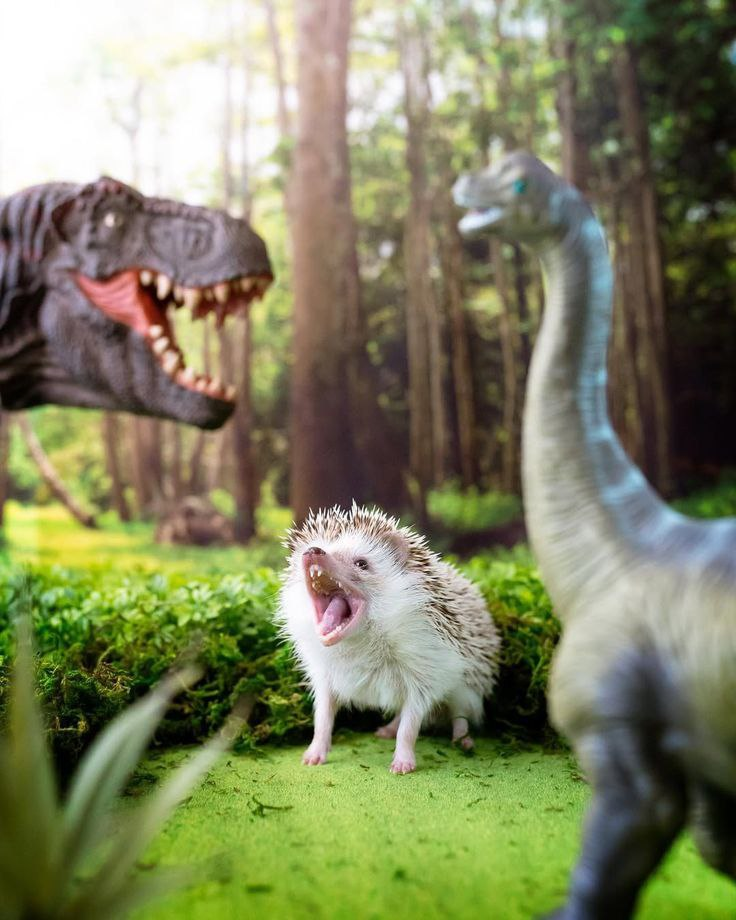
//> input picture Lab12.2/test.jpg, 736 x 920 px
$ ./Lab12.2   (built with g++ and OpenCV 4)
//> lines starting //> are read from the running program, lines starting //| are printed output that depends on the picture; after the words box and inside, x2 and y2 are one past the last pixel; in counts of white or black regions, pixels touching at a corner belong together
#include <opencv2/opencv.hpp>
#include <iostream>
#include <vector>
#include <string>

using namespace cv;
using namespace std;

class ContourProcessor {
private:
    Mat srcImage;
    Mat grayImage;
    Mat binaryImage;

    vector<vector<Point>> contours;
    vector<Vec4i> hierarchy;

public:
    ContourProcessor(const string& filename) {
//> called with filename = "test.jpg"
        srcImage = imread(filename);
//> srcImage is the input picture: 920 rows x 736 cols, CV_8UC3; mean B, G, R 96.2, 130.6, 127.3
        if (srcImage.empty()) {
            throw runtime_error("Error: Could not load image at " + filename);
        }
        cvtColor(srcImage, grayImage, COLOR_BGR2GRAY);
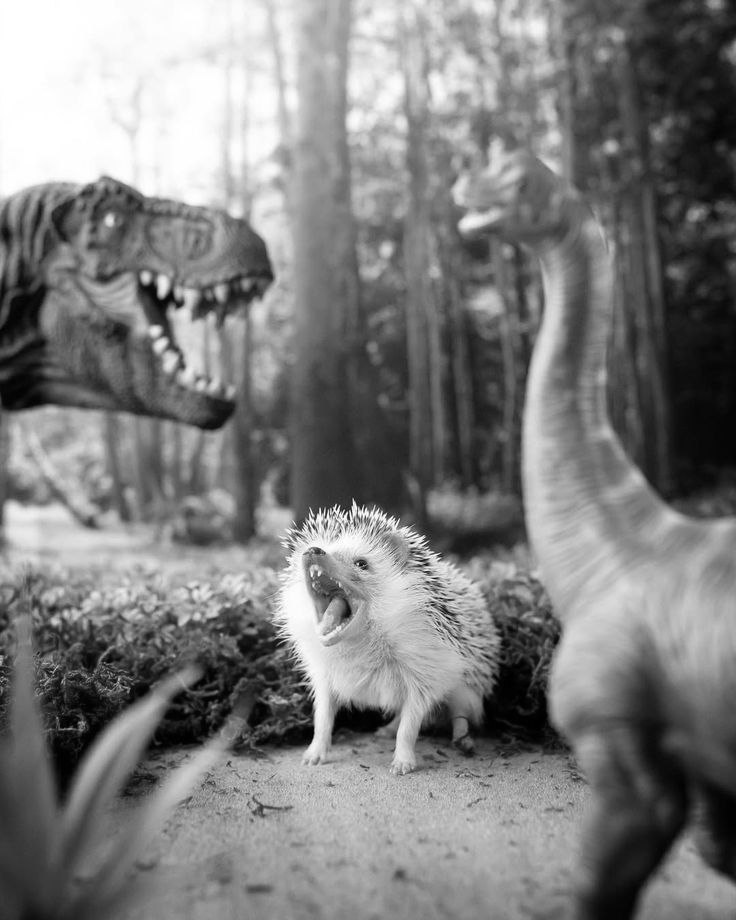
//> grayImage: 920 rows x 736 cols, CV_8UC1; min 0, max 255, mean 125.7
    }

    void process(int thresholdValue = 127, int retrievalMode = RETR_TREE) {
//> called with thresholdValue = 150, retrievalMode = 3
        threshold(grayImage, binaryImage, thresholdValue, 255, THRESH_BINARY);
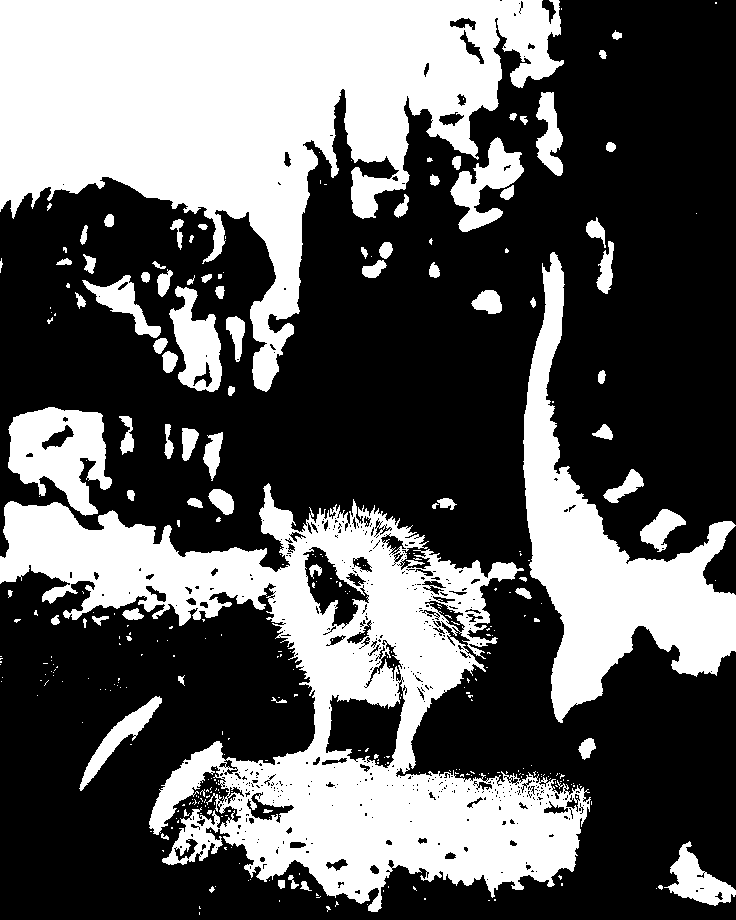
//> binaryImage: 920 rows x 736 cols, CV_8UC1; 37% white; 347 white regions (265 under 20 px)

        contours.clear();
        hierarchy.clear();

        findContours(binaryImage, contours, hierarchy, retrievalMode, CHAIN_APPROX_SIMPLE);
//> contours = 1086 contours, 901 with area under 20; largest, box (x1, y1, x2, y2) and area: (0, 0, 564, 392) 98798, (0, 483, 591, 912) 98782, (523, 252, 736, 723) 30974, (8, 407, 112, 516) 7022, (325, 679, 406, 769) 4106

        cout << "Successfully detected " << contours.size() << " contour(s)." << endl;
//| Successfully detected 1086 contour(s).
    }

    void displayResults(const string& winName = "Contour Detection Result") {
//> called with winName = "Contour Detection Result"
        Mat output = srcImage.clone();

        drawContours(output, contours, -1, Scalar(0, 255, 0), 2);
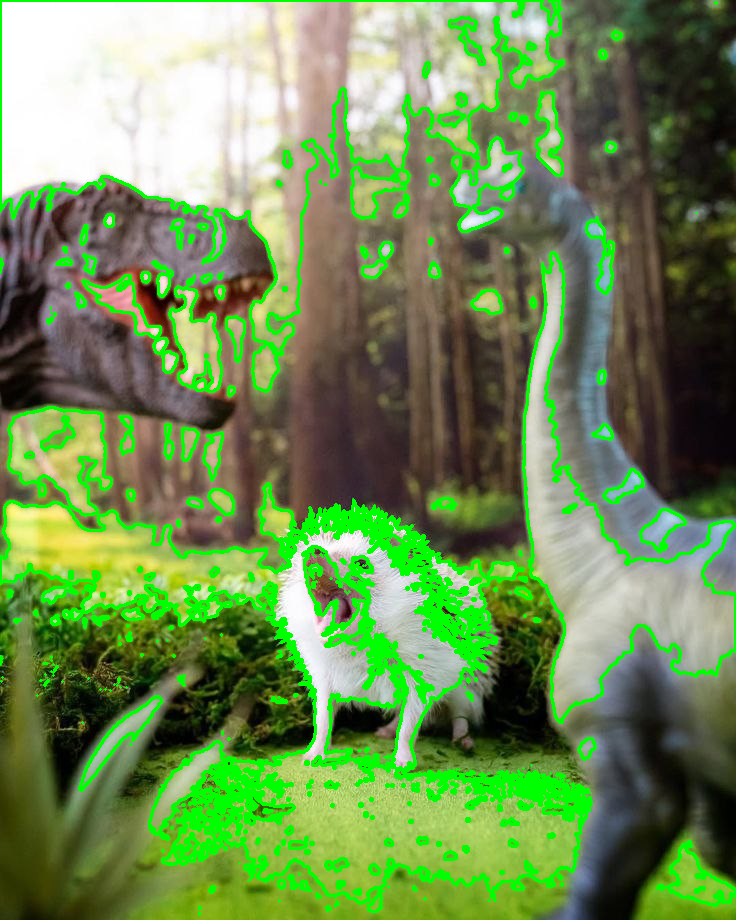
//> output: 920 rows x 736 cols, CV_8UC3; 11.5% of pixels changed, all inside (x1, y1, x2, y2) = (0, 0, 736, 916)

        imshow("Original Image", srcImage);
        imshow("Binary Mask", binaryImage);
        imshow(winName, output);

        cout << "Press any key to exit..." << endl;
        waitKey(0);
        destroyAllWindows();
    }

    const vector<vector<Point>>& getContours() const {
        return contours;
    }
};

int main() {
    try {
        ContourProcessor processor("test.jpg");

        processor.process(150, RETR_TREE);

        processor.displayResults();

    }
    catch (const exception& e) {
        cerr << "Exception caught: " << e.what() << endl;
        return EXIT_FAILURE;
    }

    return EXIT_SUCCESS;
}
